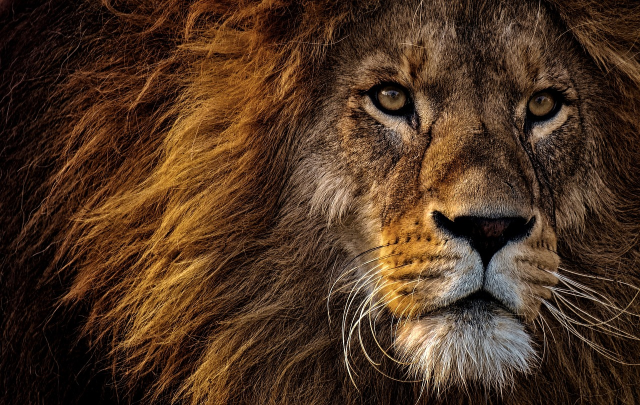
#> input picture lion.jpg, 1280 x 810 px, found by its file name (shown at 1/2 size)
$ jupyter execute 'LAB_1_ejercicios 2_3_4.ipynb'
#> lines starting #> are read from the running program, lines starting #| are printed output that depends on the picture
Ejercicio 2

[cell 1]
import numpy as np
from PIL import Image
import os

def load_image_as_numpy(image_path):
    try:
        image = Image.open(image_path)
        return np.array(image)
    except Exception as e:
        print(f"Error al cargar la imagen desde '{image_path}': {e}")
        return None

# Rutas de las imágenes en escala de grises
input_imagens_path = "C:/Users/Usuario/Documents/U GALILEO/MBI&A/POSGRADO PREDICCION CIENCIA DE DATOS/3r trimestre/1_txt mining imagen/LAB 1/Lab1/imagen1"

imagen1_salida_gray_rojo_path = "C:/Users/Usuario/Documents/U GALILEO/MBI&A/POSGRADO PREDICCION CIENCIA DE DATOS/3r trimestre/1_txt mining imagen/LAB 1/Lab1/imagen1imagen1_salida_gray_rojo.jpg"
imagen1_salida_gray_verde_path = "C:/Users/Usuario/Documents/U GALILEO/MBI&A/POSGRADO PREDICCION CIENCIA DE DATOS/3r trimestre/1_txt mining imagen/LAB 1/Lab1/imagen1_salida_gray_verde.jpg"
imagen1_salida_gray_azul_path = "C:/Users/Usuario/Documents/U GALILEO/MBI&A/POSGRADO PREDICCION CIENCIA DE DATOS/3r trimestre/1_txt mining imagen/LAB 1/Lab1/imagen1_salida_gray_azul.jpg"

# Cargar imágenes y convertirlas en matrices NumPy
imagen1_gray = load_image_as_numpy(imagen1_salida_gray_rojo_path)
imagen2_gray = load_image_as_numpy(imagen1_salida_gray_verde_path)
imagen3_gray = load_image_as_numpy(imagen1_salida_gray_azul_path)

# Verificar que las imágenes se cargaron correctamente
if imagen1_gray is not None and imagen2_gray is not None and imagen3_gray is not None:
    # Unir las matrices en una sola matriz tridimensional (imagen RGB)
    imagen_rgb = np.dstack((imagen1_gray, imagen2_gray, imagen3_gray))

    # Crear una imagen a partir de la matriz RGB usando PIL
    imagen_rgb = Image.fromarray(np.uint8(imagen_rgb))

    # Mostrar la imagen RGB
    imagen_rgb.show()
else:
    # Hubo un error en la carga de alguna de las imágenes, tomar medidas adecuadas.
    print("No se pudieron cargar todas las imágenes.")

ejercicio 3

[cell 2]
import numpy as np
from PIL import Image

def create_grayscale_3d(image_path):
    # Cargar la imagen y convertirla a escala de grises
    gray_image = Image.open(image_path).convert('L')
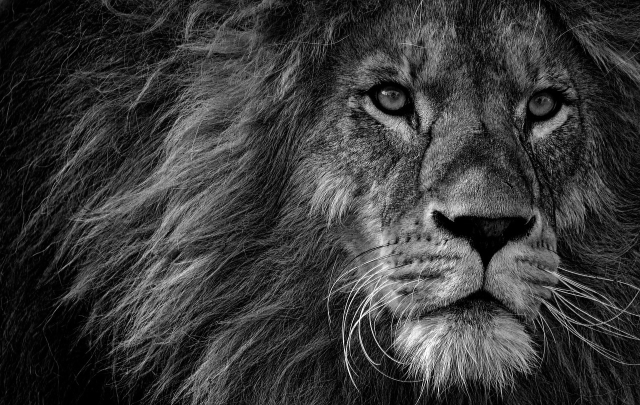
#> gray_image: PIL image 1280x810 L (shown at 1/2 size); min 0, max 255, mean 56.9

    # Obtener la matriz de la imagen en escala de grises
    gray_array = np.array(gray_image)

    # Repetir la matriz en tres dimensiones para cada canal de color (rojo, verde y azul)
    red_image = np.repeat(gray_array[:, :, np.newaxis], 3, axis=2)
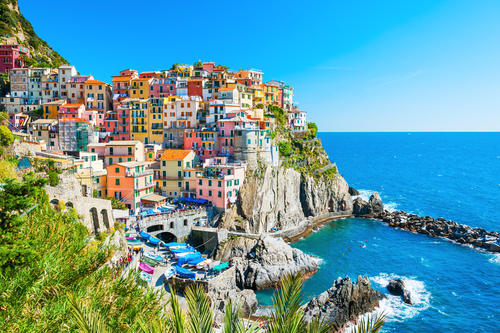
#> input picture italy.jpg, 500 x 333 px, found by its file name
#> in show_histograms, image is the input picture: PIL image 500x333 RGB; mean R, G, B 100.3, 155, 163.3
    green_image = np.repeat(gray_array[:, :, np.newaxis], 3, axis=2)
    blue_image = np.repeat(gray_array[:, :, np.newaxis], 3, axis=2)

    # Crear imágenes en escala de grises en tres dimensiones a partir de las matrices NumPy
    red_image = Image.fromarray(np.uint8(red_image))
    green_image = Image.fromarray(np.uint8(green_image))
    blue_image = Image.fromarray(np.uint8(blue_image))

    return red_image, green_image, blue_image

# Ruta de la imagen
image_path = "C:/Users/Usuario/Documents/U GALILEO/MBI&A/POSGRADO PREDICCION CIENCIA DE DATOS/3r trimestre/1_txt mining imagen/LAB 1/lion.jpg"

# Crear escala de grises en tres dimensiones
red_image, green_image, blue_image = create_grayscale_3d(image_path)

# Mostrar las imágenes generadas
red_image.show()
green_image.show()
blue_image.show()

Ejercicio 4

[cell 3]
import numpy as np
from PIL import Image
import matplotlib.pyplot as plt

def calculate_grayscale(image):
    # Convertir la imagen a escala de grises mediante el promedio aritmético
    red_band, green_band, blue_band = image.split()
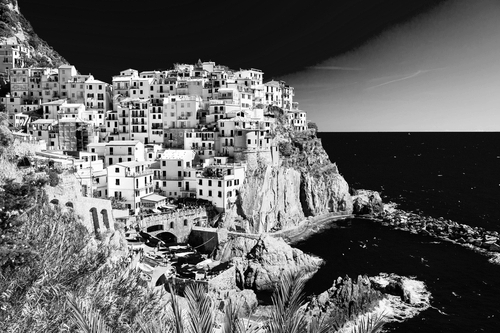
#> red_band: PIL image 500x333 L; min 0, max 255, mean 100.3
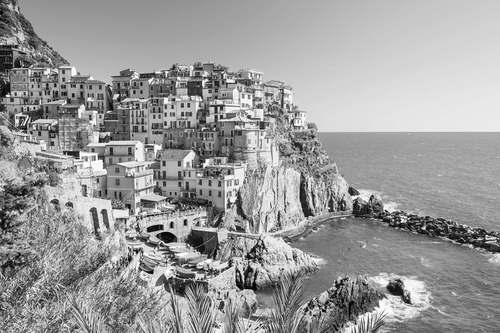
#> green_band: PIL image 500x333 L; min 0, max 255, mean 155
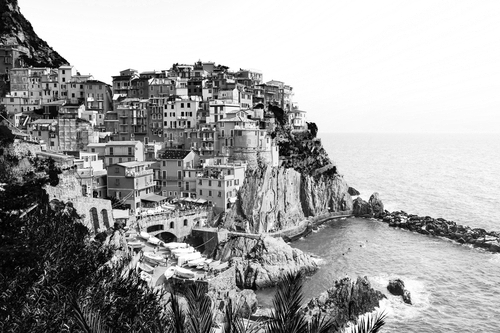
#> blue_band: PIL image 500x333 L; min 0, max 255, mean 163.3
    gray_band = (np.array(red_band) + np.array(green_band) + np.array(blue_band)) // 3
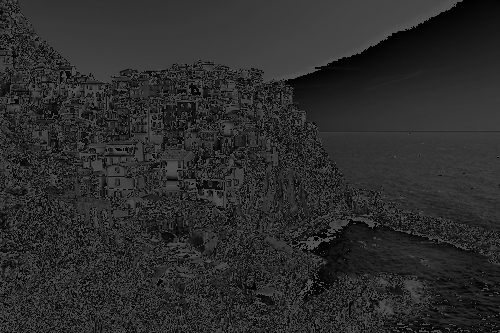
#> gray_band: shape (333, 500); min 0, max 85, mean 44.2
    return Image.fromarray(gray_band)

def weighted_mean(data, weights):
    return np.sum(data * weights) / np.sum(weights)

def show_histograms(image_path):
    # Cargar la imagen
    image = Image.open(image_path)

    # Convertir la imagen a escala de grises
    gray_image = calculate_grayscale(image)

    # Obtener los histogramas de cada canal de color y el histograma de escala de grises
    red_hist = image.histogram()[0:256]
#> red_hist = 256 values, max 7794 at index 15, min 201 at index 250, mean 650.4
    green_hist = image.histogram()[256:512]
#> green_hist = 256 values, max 2318 at index 159, min 11 at index 1, mean 650.4
    blue_hist = image.histogram()[512:768]
#> blue_hist = 256 values, max 19815 at index 255, min 278 at index 1, mean 650.4
    gray_hist = gray_image.histogram()
#> gray_hist = 256 values, max 4324 at index 57, min 0 at index 86, mean 650.4

    # Calcular la media de la distribución
    red_mean = weighted_mean(np.arange(256), red_hist)
#> red_mean = 100.3
    green_mean = weighted_mean(np.arange(256), green_hist)
#> green_mean = 155
    blue_mean = weighted_mean(np.arange(256), blue_hist)
#> blue_mean = 163.3
    gray_mean = weighted_mean(np.arange(256), gray_hist)
#> gray_mean = 44.18

    # Mostrar los histogramas con las líneas verticales que indican la media de la distribución
    plt.figure(figsize=(12, 6))

    plt.subplot(2, 2, 1)
    plt.plot(red_hist, color='red')
    plt.axvline(red_mean, color='red', linestyle='dashed', linewidth=1)
    plt.title("Histograma Canal Rojo")

    plt.subplot(2, 2, 2)
    plt.plot(green_hist, color='green')
    plt.axvline(green_mean, color='green', linestyle='dashed', linewidth=1)
    plt.title("Histograma Canal Verde")

    plt.subplot(2, 2, 3)
    plt.plot(blue_hist, color='blue')
    plt.axvline(blue_mean, color='blue', linestyle='dashed', linewidth=1)
    plt.title("Histograma Canal Azul")

    plt.subplot(2, 2, 4)
    plt.plot(gray_hist, color='black')
    plt.axvline(gray_mean, color='black', linestyle='dashed', linewidth=1)
    plt.title("Histograma Escala de Grises")

    plt.tight_layout()
    plt.show()
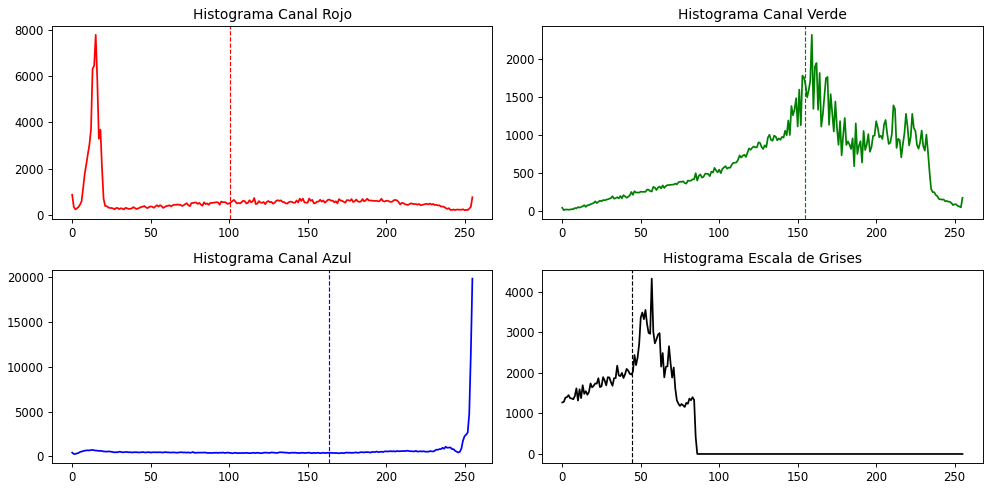
#> figure drawn by matplotlib, 4 panels; panel 1: curve peaks at x = 15, y = 7794; panel 2: curve peaks at x = 159, y = 2318; panel 3: curve peaks at x = 255, y = 19815; panel 4: curve peaks at x = 57, y = 4324

# Ejemplo de uso:
image_path = "C:/Users/Usuario/Documents/U GALILEO/MBI&A/POSGRADO PREDICCION CIENCIA DE DATOS/3r trimestre/1_txt mining imagen/LAB 1/italy.jpg"
show_histograms(image_path)
